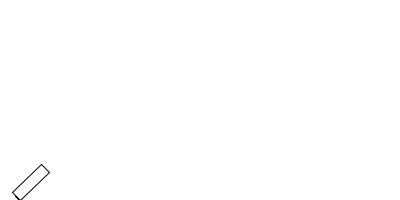
Frame 1 (no input)
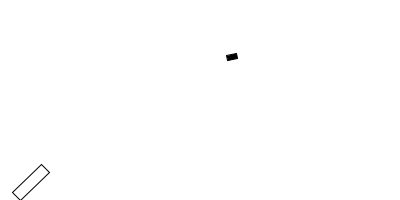
Frame 60 (the mouse pressed at the canvas centre just before this capture)
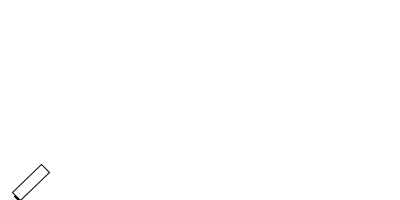
Frame 120 (the mouse held since frame 60 and released just before this capture)

The Processing sketch that drew these frames (run headless with seeded random() and noise(); from frame 60 on, the mouse is pressed at the canvas centre):

// Processing sketch: e02
// ── e02.pde
Cannon cannon;
Cannonball cannonball;


void setup() {
  size(400,200);
  frameRate(60);
  cannon = new Cannon();
  cannonball = new Cannonball();
}

void draw() {
  if (frameCount%(2*60) == 0) {
    // shoot every 2 seconds
    cannonball.shoot();
  } else {
    // update cannonball position
    cannonball.update();
  }
  
  background(255);
  cannonball.display();
  cannon.display();
}

class Cannon {
  
  PVector location = new PVector(20, height);
  PVector size = new PVector(40,10);
  float angle = -radians(45);
  
  void display() {
    pushMatrix();
    stroke(0);
    fill(255);
    translate(location.x, location.y);
    rotate(angle);
    rectMode(CORNER);
    rect(0,-size.y,size.x,size.y);
    popMatrix();
  }
}

class Cannonball {
  
  PVector location;
  PVector velocity;
  
  float angle;
  float aVelocity;
  
  float mass = 1.15;
  
  Cannonball() {
    shoot();
  }
  
  void shoot() {
    location = cannon.location.copy();
    location.y -= cannon.size.y/2;
    velocity = new PVector(0,0);
    
    angle = cannon.angle;
  }
  
  void update() {
    PVector force = new PVector(0,0);
    force.add(_calculateCannonForce());
    force.add(_calculateGravityForce());
    
    PVector acceleration = PVector.div(force,mass);
    velocity.add(acceleration);
    location.add(velocity);
    
    float desiredAngle = velocity.heading();
    float aAcceleration = constrain(desiredAngle-angle,-0.01,0.01);
    aVelocity += aAcceleration;
    angle += aVelocity;
  }
  
  void display() {
    pushMatrix();
    translate(location.x,location.y);
    rotate(angle);
    stroke(0);
    fill(0);
    rectMode(CENTER);
    rect(0,0,10,5);
    popMatrix();
  }
  
  PVector _calculateCannonForce() {
    if (PVector.sub(location,cannon.location).mag() <= 20) {
      return PVector.mult(PVector.fromAngle(cannon.angle),1);
    } else {
      return new PVector(0,0);
    }
  }
  
  PVector _calculateGravityForce() {
    if (PVector.sub(location,cannon.location).mag() > 20) {
      return new PVector(0,0.05*mass);
    } else {
      return new PVector(0,0);
    }
  }
}
